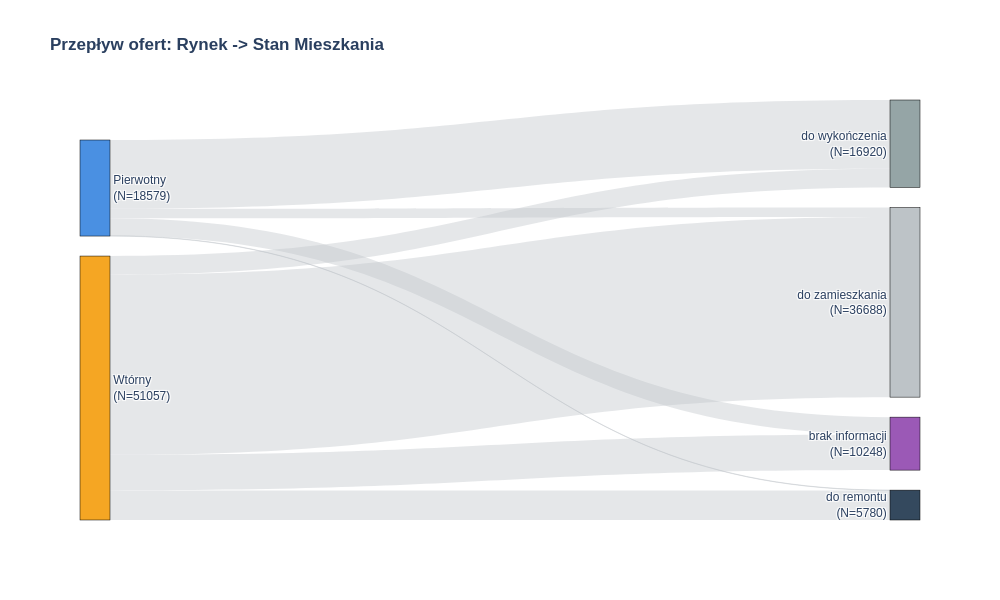

Here is the notebook cell this chart was saved with:
### Markdown cell above
Wykres 11. Podział ofert z rynku na stan mieszkań.

### Code cell
import pandas as pd
import plotly.graph_objects as go

df = pd.read_excel('otodom_scraped_data_ALL.xlsx')
colors = ["#4a90e2", "#f5a623", "#9b59b6", "#34495e", "#95a5a6", "#bdc3c7"]

# 2mapowanie rynku
df['RYNEK'] = df['CZY_RYNEK_PIERWOTNY'].map({1: 'Pierwotny', 0: 'Wtórny'})

# zmiana brak informacji -> inne (nie usuwam danych)
df['STAN'] = df['Stan_Wykończenia'].replace('Brak informacji', 'Inne')

# przepływy stanów
flows = df.groupby(['RYNEK', 'STAN']).size().reset_index(name='VALUE')

markets = ["Pierwotny", "Wtórny"]
statuses = sorted(df['STAN'].unique().tolist())
all_nodes = markets + statuses

# wyznaczanie liczności
counts = pd.concat([df['RYNEK'].value_counts(), df['STAN'].value_counts()])
node_labels = [f"{node}<br>(N={counts.get(node, 0)})" for node in all_nodes]

# indeksy dla plotly
label_map = {name: i for i, name in enumerate(all_nodes)}
source_indices = flows['RYNEK'].map(label_map)
target_indices = flows['STAN'].map(label_map)

# wykres zaimplementowany z pomocą Gemini
fig = go.Figure(data=[go.Sankey(
    valueformat = ".0f",
    valuesuffix = " ofert",
    node = dict(
        pad = 20, thickness = 30,
        line = dict(color = "black", width = 0.5),
        label = node_labels,
        color = colors[:len(all_nodes)]
    ),
    link = dict(
        source = source_indices,
        target = target_indices,
        value = flows['VALUE'],
        color = "rgba(189, 195, 199, 0.4)",
        hovertemplate='Z: %{source.label}<br>Do: %{target.label}<br>Liczba: %{value} ofert<extra></extra>'
    )
)])

fig.update_layout(
    title_text="<b>Przepływ ofert: Rynek -> Stan Mieszkania</b>",
    width=1000, height=600, font_family="Arial"
)

fig.show()

### Figure 1 — Plotly figure (JSON) as saved in the notebook; plotly's stock layout.template omitted (floating-point values rounded to 4 significant figures)
{"data": [{"link": {"color": "rgba(189, 195, 199, 0.4)", "hovertemplate": "Z: %{source.label}<br>Do: %{target.label}<br>Liczba: %{value} ofert<extra></extra>", "source": [0, 0, 0, 0, 1, 1, 1, 1], "target": [2, 3, 4, 5, 2, 3, 4, 5], "value": [3368, 54, 13322, 1835, 6880, 5726, 3598, 34853]}, "node": {"color": ["#4a90e2", "#f5a623", "#9b59b6", "#34495e", "#95a5a6", "#bdc3c7"], "label": ["Pierwotny<br>(N=18579)", "Wtórny<br>(N=51057)", "brak informacji<br>(N=10248)", "do remontu<br>(N=5780)", "do wykończenia<br>(N=16920)", "do zamieszkania<br>(N=36688)"], "line": {"color": "black", "width": 0.5}, "pad": 20, "thickness": 30}, "type": "sankey", "valueformat": ".0f", "valuesuffix": " ofert"}], "layout": {"font": {"family": "Arial"}, "height": 600, "title": {"text": "<b>Przepływ ofert: Rynek -> Stan Mieszkania</b>"}, "width": 1000}}
